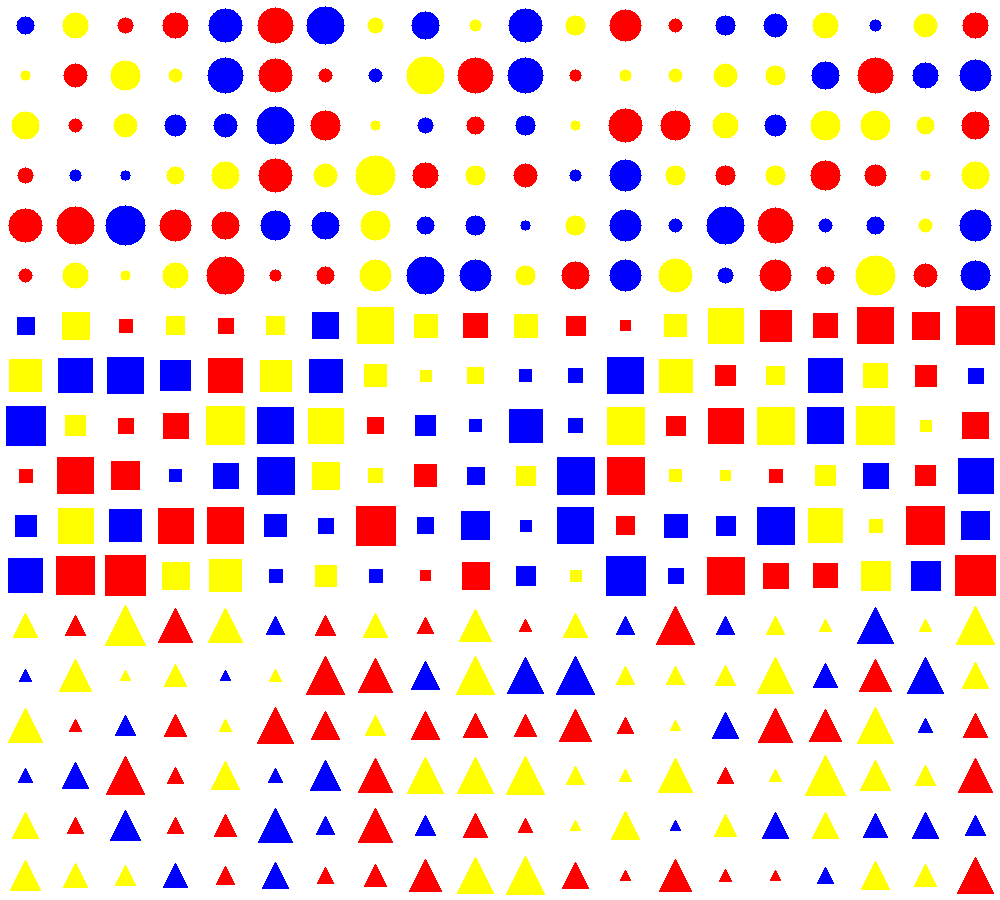
#> input picture Prova2024/prova1_2024_treinamento.png, 1000 x 900 px
$ jupyter execute prova1.ipynb
#> lines starting #> are read from the running program, lines starting #| are printed output that depends on the picture; after the words box and inside, x2 and y2 are one past the last pixel; in counts of white or black regions, pixels touching at a corner belong together
[cell 1]
import cv2 as cv
import numpy as np
from matplotlib import pyplot as plt

[cell 2]
img = cv.imread('prova1_2024_.png')
cv.imshow('Imagem de teste', img)
cv.waitKey(0)

[cell 3]
img = cv.imread('prova1_2024_treinamento.png')
#> img is the input picture: shape (900, 1000, 3); mean B, G, R 216.4, 215.8, 235.8

red = np.array([0, 0, 255])

mask = cv.inRange(img, red, red)
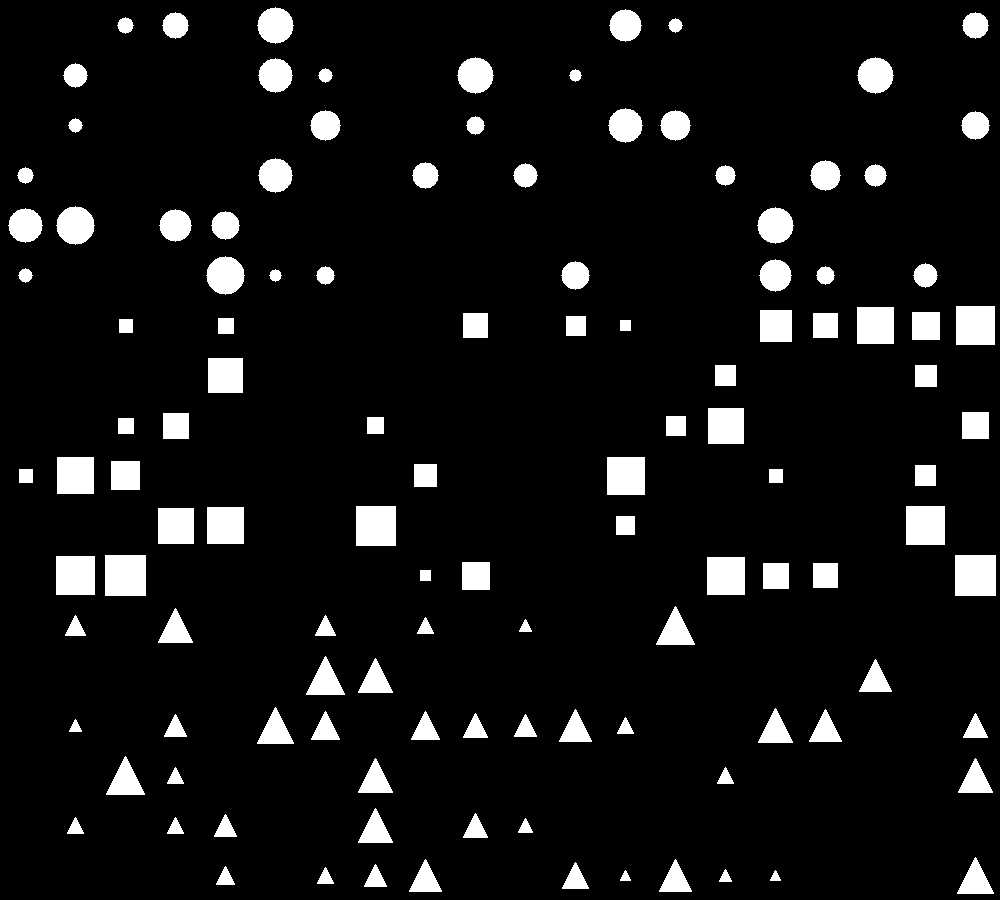
#> mask: shape (900, 1000); 7.9% white; 119 white regions

res = cv.bitwise_and(img, img, mask=mask)
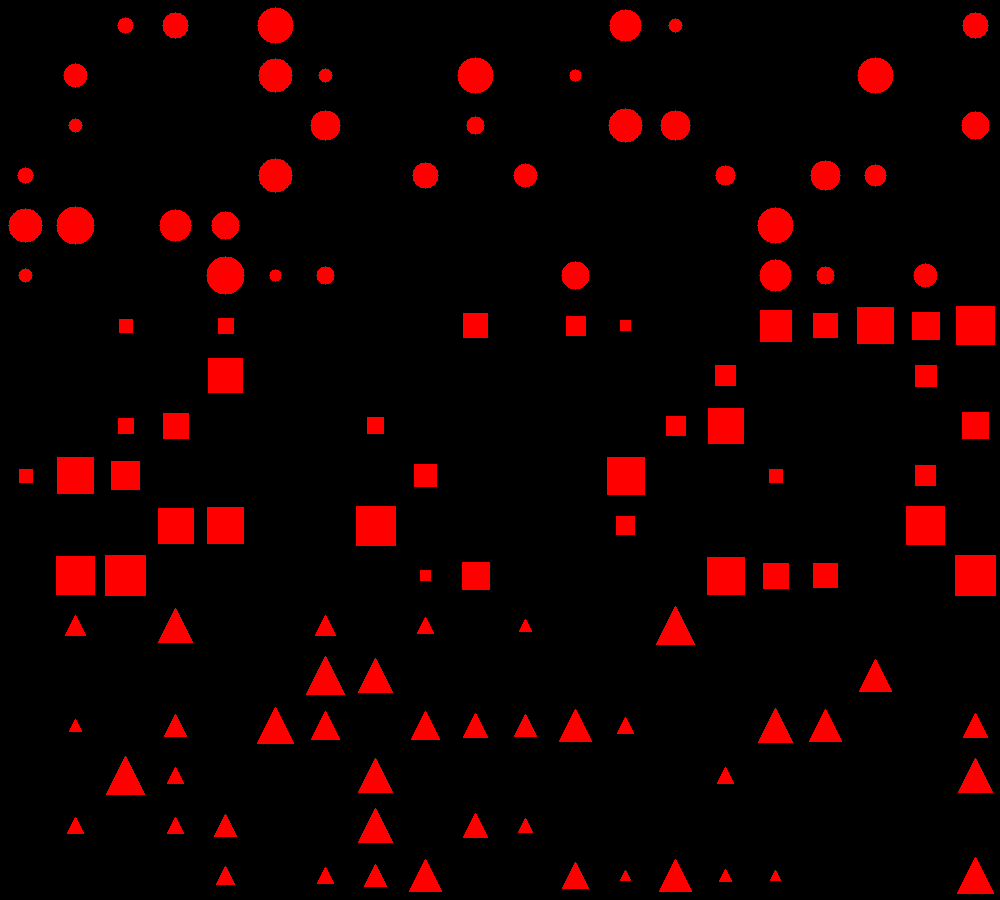
#> res: shape (900, 1000, 3); mean B, G, R 0, 0, 20

# Contar quantas imagens vermelhas
contours, _ = cv.findContours(mask, cv.RETR_TREE, cv.CHAIN_APPROX_SIMPLE)
#> contours = 119 contours; largest, box (x1, y1, x2, y2) and area: (955, 555, 996, 596) 1600, (105, 555, 146, 596) 1600, (356, 506, 396, 546) 1521, (56, 556, 95, 595) 1444, (906, 506, 945, 545) 1444
print("Quantidade de imagens vermelhas: ", len(contours))
#| Quantidade de imagens vermelhas:  119

# Máscara binária
cv.imshow('Mascara binaria', mask)
cv.waitKey(0)

# Apenas vermelhas

cv.imshow('Apenas imagens vermelhas', res)
cv.waitKey(0)

cv.destroyAllWindows()

[cell 4]
# SVM para identificação de formas geométricas

[cell 5]
img = cv.imread('prova1_2024_treinamento.png')

for i in range(0, img.shape[0]):
    for j in range(0, img.shape[1]):
        if img[i, j, 0] == 255 and img[i, j, 1] == 255 and img[i, j, 2] == 255:
            img[i, j] = [255, 255, 255]
        else:
            img[i, j] = [0, 0, 0]
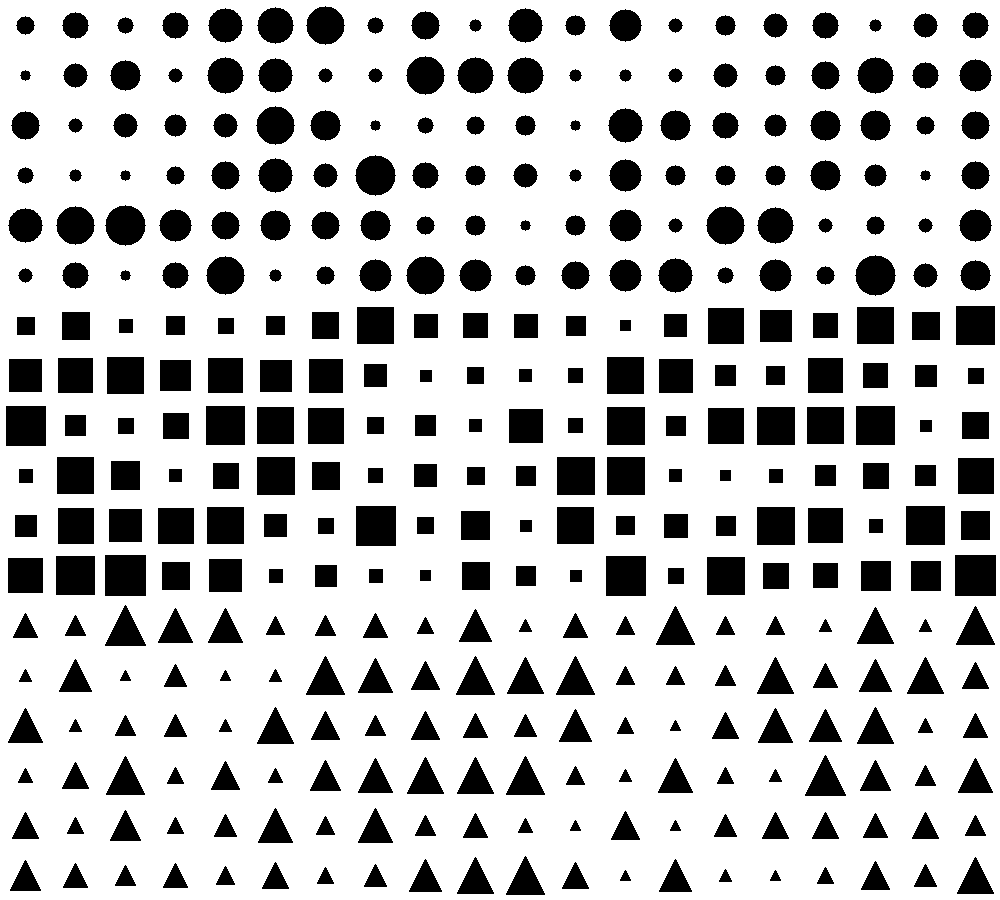
#> img: shape (900, 1000, 3); 77.4% white; 360 black regions, largest, box (x1, y1, x2, y2) and area: (105, 555, 146, 596) 1681, (955, 555, 996, 596) 1681, (6, 406, 46, 446) 1600

[cell 6]
import cv2 as cv

gray = cv.cvtColor(img, cv.COLOR_BGR2GRAY)
#> gray: shape (900, 1000); 77.4% white; 360 black regions
_, thresh = cv.threshold(gray, 127, 255, 0)
contours, _ = cv.findContours(thresh, cv.RETR_TREE, cv.CHAIN_APPROX_SIMPLE)
#> contours = 361 contours; largest, box (x1, y1, x2, y2) and area: (0, 0, 1000, 900) 898101, (954, 554, 997, 597) 1762, (104, 554, 147, 597) 1762, (605, 555, 647, 597) 1679, (355, 505, 397, 547) 1679
print("Quantidade de contornos: ", len(contours)-1)
#| Quantidade de contornos:  360

# os primeiros 120 são circulos, os próximos 120 são quadrados e os últimos 120 são triângulos

circulos = []
quadrados = []
triangulos = []

for i in range(0, 120):
    circulos.append(contours[i])
#> after the loop, circulos = 120 contours; largest, box (x1, y1, x2, y2) and area: (0, 0, 1000, 900) 898101, (804, 754, 847, 797) 942, (505, 855, 546, 896) 857, (505, 755, 546, 796) 857, (105, 755, 146, 796) 857

for i in range(120, 240):
    quadrados.append(contours[i])
#> after the loop, quadrados = 120 contours; largest, box (x1, y1, x2, y2) and area: (954, 554, 997, 597) 1762, (104, 554, 147, 597) 1762, (605, 555, 647, 597) 1679, (355, 505, 397, 547) 1679, (5, 405, 47, 447) 1679

for i in range(240, 360):
    triangulos.append(contours[i])
#> after the loop, triangulos = 120 contours; largest, box (x1, y1, x2, y2) and area: (955, 305, 996, 346) 1598, (854, 254, 897, 297) 1314, (104, 204, 147, 247) 1314, (354, 154, 397, 197) 1314, (405, 255, 446, 296) 1182

labels = []

for i in range(0, 120):
    labels.append('1')
for i in range(120, 240):
    labels.append('2')
for i in range(240, 360):
    labels.append('3')

$ run again, with Prova2024/prova1_2024_busca.png copied over Prova2024/prova1_2024_treinamento.png
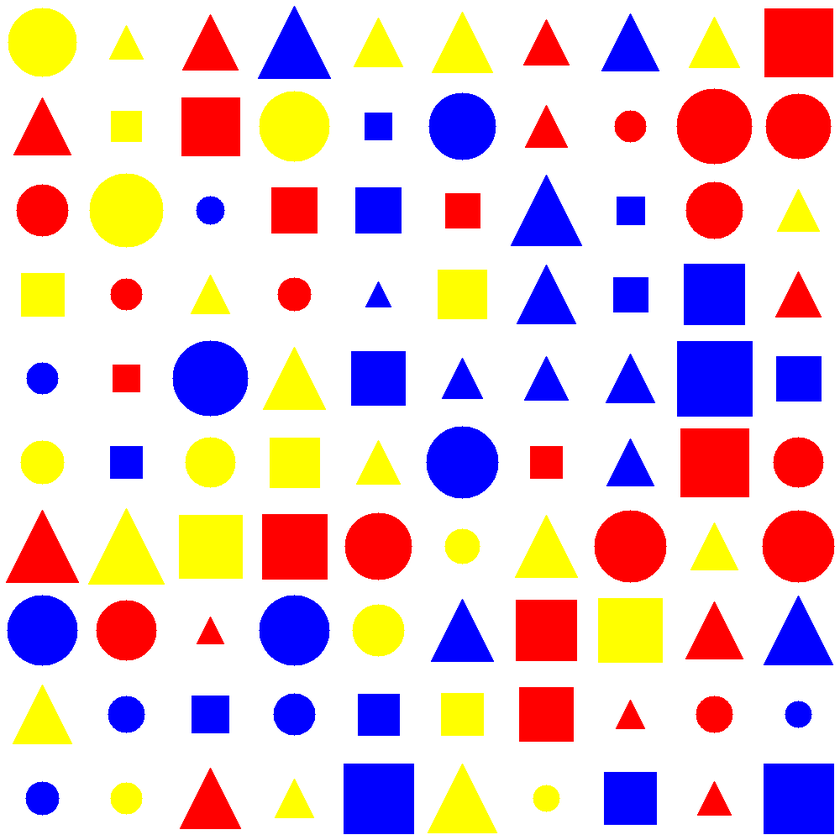
#> input picture Prova2024/prova1_2024_busca.png, 840 x 840 px, shrunk from 1000 x 1000 before the run
#> img is the input picture: shape (840, 840, 3); mean B, G, R 206.1, 198.6, 226.1
#> `mask = cv.inRange(img, red, red)`:
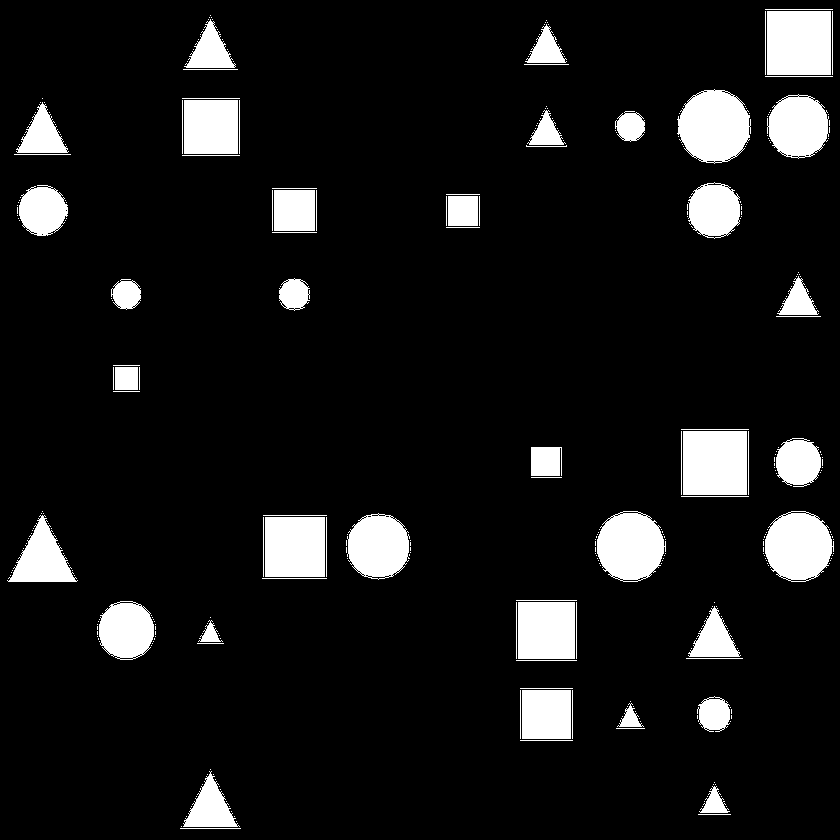
#> mask: shape (840, 840); 9.5% white; 351 white regions (270 under 20 px)
#> `contours, _ = cv.findContours(mask, cv.RETR_TREE, cv.CHAIN_APPROX_SIMP..`: contours = 723 contours, 677 with area under 20; largest, box (x1, y1, x2, y2) and area: (677, 89, 751, 164) 4085, (683, 431, 747, 495) 3969, (767, 11, 831, 75) 3969, (765, 511, 834, 582) 3669, (597, 511, 666, 582) 3669
#| Quantidade de imagens vermelhas:  723
#> after the loop `for i in range(0, img.shape[0]):`:
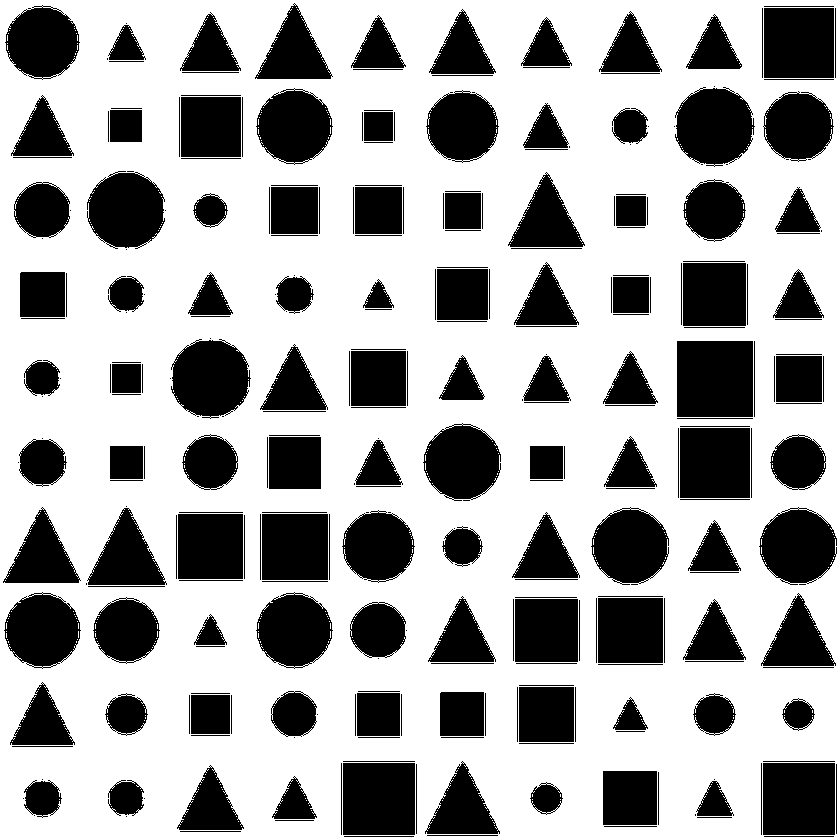
#> img: shape (840, 840, 3); 65.6% white; 295 black regions (55 under 20 px), largest, box (x1, y1, x2, y2) and area: (677, 341, 753, 417) 5776, (343, 763, 415, 835) 5184, (763, 763, 835, 835) 5184
#> gray: shape (840, 840); 65.6% white; 295 black regions (55 under 20 px)
#> `contours, _ = cv.findContours(thresh, cv.RETR_TREE, cv.CHAIN_APPROX_SI..`: contours = 2377 contours, 2136 with area under 20; largest, box (x1, y1, x2, y2) and area: (0, 0, 840, 840) 703921, (676, 340, 754, 418) 5927, (762, 762, 836, 836) 5327, (342, 762, 416, 836) 5327, (679, 427, 751, 499) 5039
#| Quantidade de contornos:  2376
#> after the loop `for i in range(0, 120):`: circulos = 120 contours, 106 with area under 20; largest, box (x1, y1, x2, y2) and area: (0, 0, 840, 840) 703921, (271, 777, 318, 820) 1116, (23, 780, 63, 817) 1051, (108, 781, 145, 816) 986, (696, 780, 734, 817) 850
#> after the loop `for i in range(120, 240):`: quadrados = 120 contours, 102 with area under 20; largest, box (x1, y1, x2, y2) and area: (762, 762, 836, 836) 5327, (342, 762, 416, 836) 5327, (602, 770, 658, 826) 3023, (424, 762, 501, 835) 2998, (176, 766, 245, 831) 2400
#> after the loop `for i in range(240, 360):`: triangulos = 120 contours, 100 with area under 20; largest, box (x1, y1, x2, y2) and area: (518, 686, 575, 743) 3134, (9, 683, 76, 746) 2276, (439, 691, 485, 737) 2022, (356, 692, 401, 737) 1934, (270, 691, 318, 737) 1615
